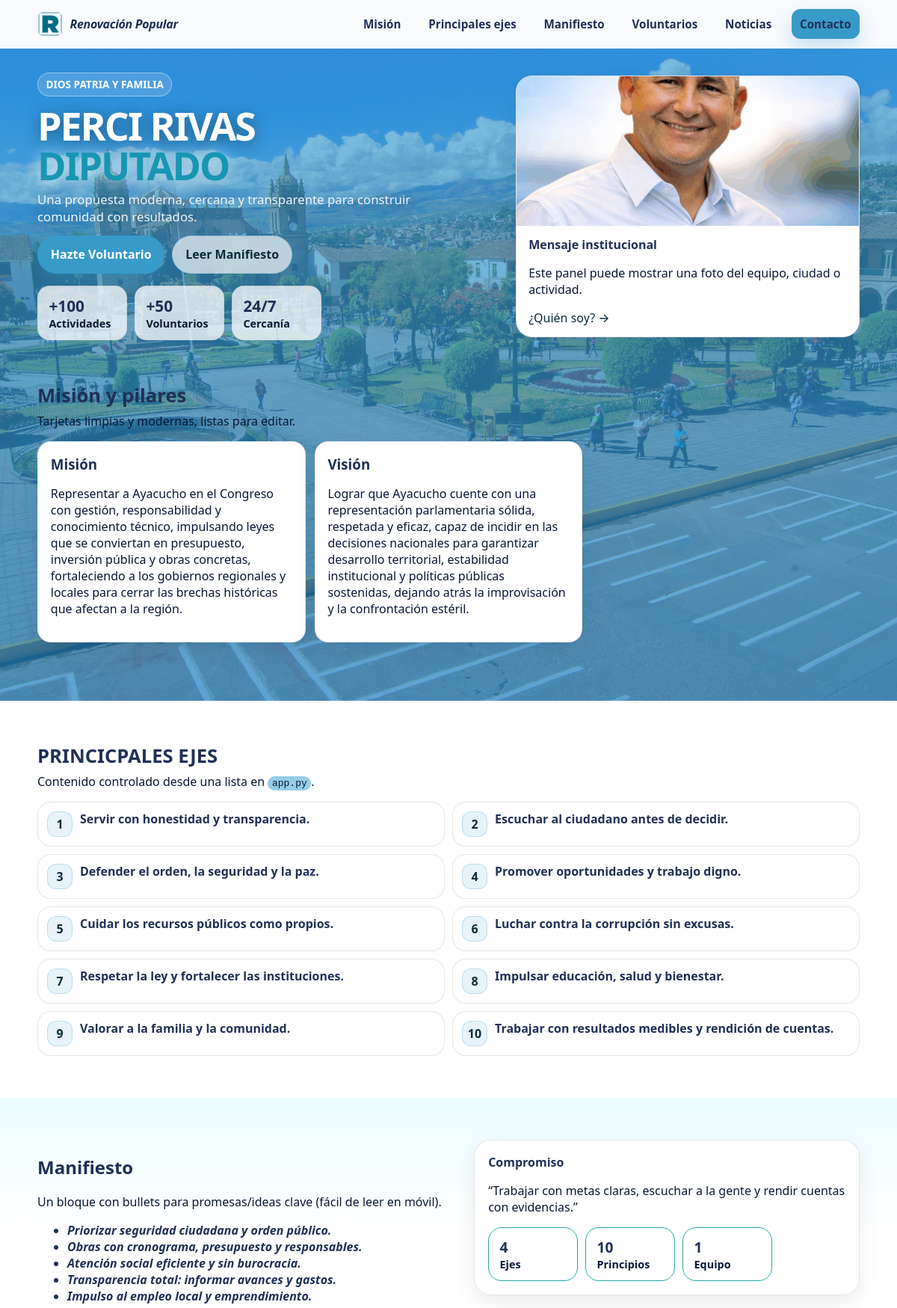
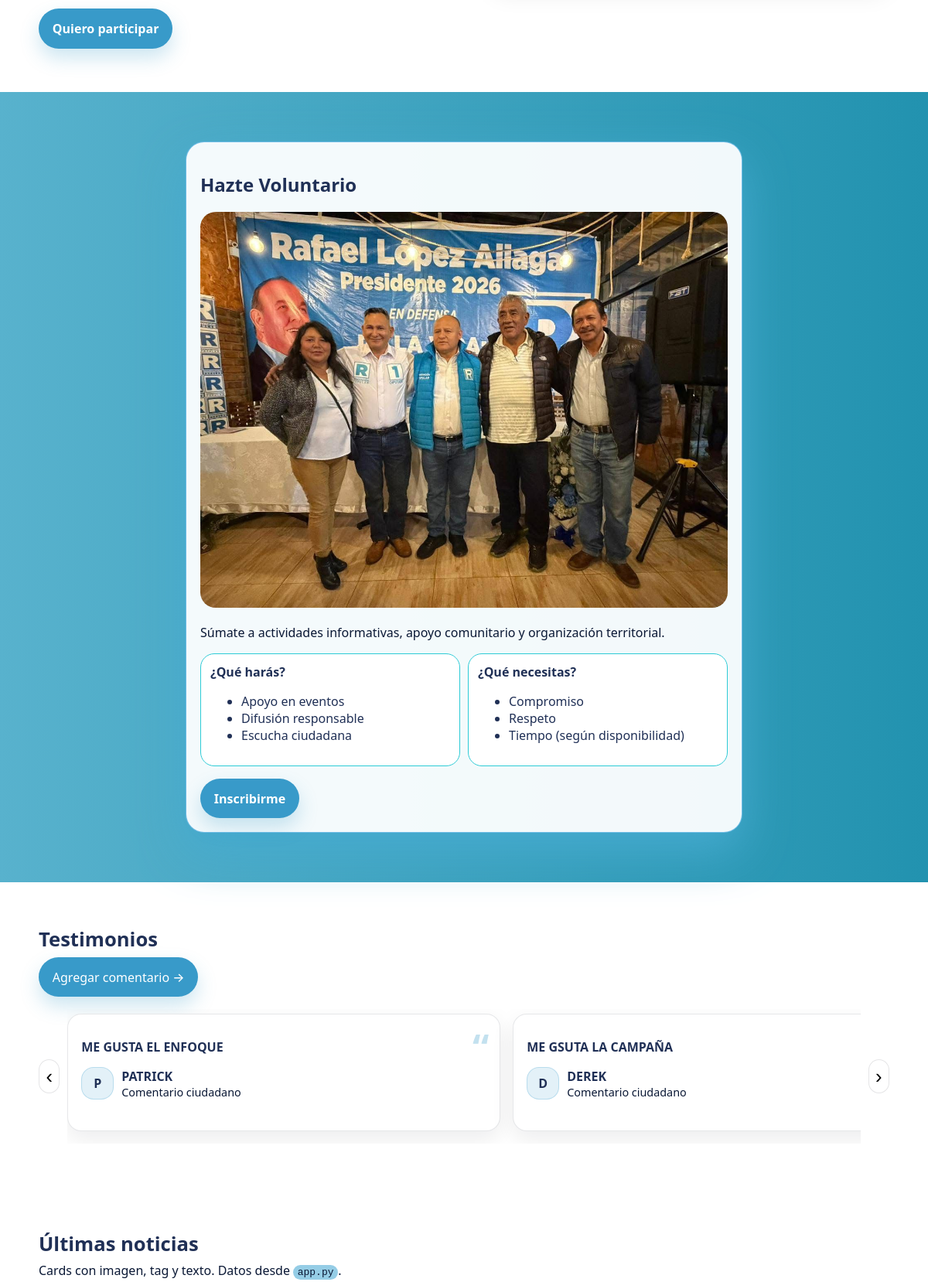
The page / (upper part) on the database its author committed (2 pictures, top to bottom).
### models.py (models this page shows)
class Comment(db.Model):
    id = db.Column(db.Integer, primary_key=True)
    nombre = db.Column(db.String(120), nullable=False)
    comentario = db.Column(db.Text, nullable=False)
    aprobado = db.Column(db.Boolean, default=True)  # por ahora true para que aparezcan
    created_at = db.Column(db.DateTime, default=datetime.utcnow)

### app.py (the view)
@app.route("/")
def index():
    noticias = News.query.order_by(News.id.desc()).all()
    comments = (
        Comment.query.filter_by(aprobado=True)
        .order_by(Comment.id.desc())
        .limit(10)
        .all()
    )
    noticias_payload = [
    {
        "id": n.id,
        "titulo": n.titulo,
        "fecha": n.fecha,
        "resumen": n.resumen,
        "imagen": n.imagen,
        "tag": n.tag,
        "media_type": getattr(n, "media_type", None),
        "media_path": getattr(n, "media_path", None),
        "media_url": getattr(n, "media_url", None),
    }
    for n in noticias
]
    comentarios_payload = [
        {
            "nombre": c.nombre,
            "comentario": c.comentario,
        }
        for c in comments
    ]
    return render_template(
        "index.html",
        testimonios=TESTIMONIOS,
        comentarios=comentarios_payload,
        noticias=noticias_payload,
        mandamientos=MANDAMIENTOS,
    )

### app.py (called while the page is built)
@app.after_request
def add_no_cache_headers(response):
    response.headers["Cache-Control"] = "no-store, no-cache, must-revalidate, max-age=0"
    response.headers["Pragma"] = "no-cache"
    response.headers["Expires"] = "0"
    return response

### templates/index.html (shortened to what this page needs)
{% extends "base.html" %}
{% block content %}
<section class="hero">
  <div class="container hero-grid">
    <div class="hero-copy">
      <div class="pill"> DIOS PATRIA Y FAMILIA</div>
      <h1 class="hero-title gotham-ultra">
        PERCI RIVAS<br>
        <span class="accent gotham-black">DIPUTADO</span>
      </h1>
      <p class="hero-subtitle">
        Una propuesta moderna, cercana y transparente para construir comunidad con resultados.
      </p>
      <div class="hero-actions">
        <a class="btn btn-primary" href="#voluntario">Hazte Voluntario</a>
        <a class="btn btn-ghost" href="#manifiesto">Leer Manifiesto</a>
      </div>
      <div class="hero-stats">
        <div class="stat">
          <div class="stat-num">+100</div>
          <div class="stat-label">Actividades</div>
        </div>
        <div class="stat">
          <div class="stat-num">+50</div>
          <div class="stat-label">Voluntarios</div>
        </div>
        <div class="stat">
          <div class="stat-num">24/7</div>
          <div class="stat-label">Cercanía</div>
        </div>
      </div>
    </div>
    <div class="hero-media">
      <div class="hero-card">
        <div class="hero-card-img" style="background-image:url('{{ url_for('static', filename='img/PERCI RIVAS.png') }}');"></div>
        <div class="hero-card-body">
          <div class="hero-card-title">Mensaje institucional</div>
          <p class="muted">Este panel puede mostrar una foto del equipo, ciudad o actividad.</p>
          <a class="link gotham-medium" href="{{ url_for('quien_soy') }}"> ¿Quién soy? → </a>
        </div>
      </div>
    </div>
  </div>
  <section class="section" id="mision">
  <div class="container">
    <div class="section-head">
      <h2>Misión y pilares</h2>
      <p class="muted">Tarjetas limpias y modernas, listas para editar.</p>
    </div>
    <div class="cards-grid">
      <article class="card">
        <h3>Misión</h3>
        <p class="muted">
          Representar a Ayacucho en el Congreso con gestión, responsabilidad y conocimiento técnico, impulsando leyes que se conviertan en presupuesto, inversión pública y obras concretas, fortaleciendo a los gobiernos regionales y locales para cerrar las brechas históricas que afectan a la región.
        </p>
      </article>
      <article class="card">
        <h3>Visión</h3>
        <p class="muted">
          Lograr que Ayacucho cuente con una representación parlamentaria sólida, respetada y eficaz, capaz de incidir en las decisiones nacionales para garantizar desarrollo territorial, estabilidad institucional y políticas públicas sostenidas, dejando atrás la improvisación y la confrontación estéril.
        </p>
      </article>
    </div>
  </div>
</section>
</section>
<section class="section" id="mandamientos">
  <div class="container">
    <div class="section-head">
      <h2>PRINCICPALES EJES</h2>
      <p class="muted">Contenido controlado desde una lista en <code>app.py</code>.</p>
    </div>
    <div class="list-grid">
      {% for item in mandamientos %}
      <div class="list-item">
        <div class="list-badge">{{ loop.index }}</div>
        <div class="list-text">{{ item }}</div>
      </div>
      {% endfor %}
    </div>
  </div>
</section>
<section class="section manifesto" id="manifiesto">
  <div class="container manifesto-grid">
    <div>
      <h2>Manifiesto</h2>
      <p class="muted">
        Un bloque con bullets para promesas/ideas clave (fácil de leer en móvil).
      </p>
      <ul class="gotham-ultra-italic">
        <li>Priorizar seguridad ciudadana y orden público.</li>
        <li>Obras con cronograma, presupuesto y responsables.</li>
        <li>Atención social eficiente y sin burocracia.</li>
        <li>Transparencia total: informar avances y gastos.</li>
        <li>Impulso al empleo local y emprendimiento.</li>
      </ul>
      <a class="btn btn-primary" href="#contacto">Quiero participar</a>
    </div>
    <div class="manifesto-panel">
      <div class="panel-title">Compromiso</div>
      <p class="muted">
        “Trabajar con metas claras, escuchar a la gente y rendir cuentas con evidencias.”
      </p>
      <div class="mini-kpis">
        <div class="mini-kpi">
          <div class="mini-kpi-num">4</div>
          <div class="mini-kpi-label">Ejes</div>
        </div>
        <div class="mini-kpi">
          <div class="mini-kpi-num">10</div>
          <div class="mini-kpi-label">Principios</div>
        </div>
        <div class="mini-kpi">
          <div class="mini-kpi-num">1</div>
          <div class="mini-kpi-label">Equipo</div>
        </div>
      </div>
    </div>
  </div>
</section>
<section class="volunteer" id="voluntario" style="background-image:url('{{ url_for('static', filename='img/volunteer-bg.jpg') }}');">
  <div class="container volunteer-grid">
    <div class="volunteer-panel">
      <h2>Hazte Voluntario</h2>
      <div class="volunteer-image">
        <img src="{{ url_for('static', filename='img/voluntarios.jpeg') }}" alt="Voluntarios">
      </div>
      <p class="muted">
        Súmate a actividades informativas, apoyo comunitario y organización territorial.
      </p>
      <div class="two-col">
        <div class="mini-card">
          <div class="mini-title">¿Qué harás?</div>
          <ul class="Gotham-Medium">
            <li>Apoyo en eventos</li>
            <li>Difusión responsable</li>
            <li>Escucha ciudadana</li>
          </ul>
        </div>
        <div class="mini-card">
          <div class="mini-title">¿Qué necesitas?</div>
          <ul class="Gotham-Medium">
            <li>Compromiso</li>
            <li>Respeto</li>
            <li>Tiempo (según disponibilidad)</li>
          </ul>
        </div>
      </div>
      <a class="btn btn-primary" href="#contacto">Inscribirme</a>
    </div>
  </div>
</section>
<section class="section" id="testimonios">
  <div class="container">
    <div class="section-head">
      <h2>Testimonios</h2>
      <a class="btn btn-primary gotham-medium"
   href="{{ url_for('comentarios') }}">
  Agregar comentario →
</a>
    </div>
    <div class="carousel" data-carousel>
  <button class="carousel-btn" data-prev>‹</button>
  <div class="carousel-track" data-track>
      {% for c in comentarios %}
      <article class="testimonial card">
        <div class="quote">“</div>
        <p class="testimonial-text">{{ c.comentario }}</p>
        <div class="testimonial-meta">
          <div class="avatar">{{ c.nombre[:1] }}</div>
          <div>
            <div class="name">{{ c.nombre }}</div>
            <div class="muted small">Comentario ciudadano</div>
          </div>
        </div>
      </article>
      {% endfor %}
       </div>
  <button class="carousel-btn" data-next>›</button>
</div>
</section>
<section class="section" id="noticias">
  <div class="container">
    <div class="section-head">
      <h2>Últimas noticias</h2>
      <p class="muted">Cards con imagen, tag y texto. Datos desde <code>app.py</code>.</p>
    </div>
  </div>
</section>
{% endblock %}

### templates/base.html (shortened to what this page needs)
<!doctype html>
<html lang="es">
<head>
  <link rel="stylesheet" href="{{ url_for('static', filename='css/styles.css') }}">
</head>
<body class="{{ body_class }} {% if request.path.startswith('/admin') %}is-admin{% endif %}">
  <header class="site-header">
    <div class="container header-row">
      <a class="brand" href="#top" aria-label="Ir al inicio">
        <img
          class="brand-logo"
          src="{{ url_for('static', filename='img/LOGO_RENOVACIÓN.png') }}"
          alt="Logo Renovación Popular"
        >
        <span class="brand-text gotham-ultra-italic">Renovación Popular</span>
      </a>
      <nav class="nav-desktop" aria-label="Navegación principal">
        <a class="gotham-medium" href="#mision">Misión</a>
        <a class="gotham-medium" href="#mandamientos">Principales ejes</a>
        <a class="gotham-medium" href="#manifiesto">Manifiesto</a>
        <a class="gotham-medium" href="#voluntario">Voluntarios</a>
        <a class="gotham-medium" href="#noticias">Noticias</a>
        <a class="btn btn-primary gotham-medium" href="#contacto">Contacto</a>
      </nav>
    </div>
  </header>
  <main id="top">
    {% block content %}{% endblock %}
  </main>
</body>
</html>

### rows shown on the page
Comment: comentario "ME GUSTA EL ENFOQUE", nombre "P", nombre "PATRICK"
Comment: comentario "ME GSUTA LA CAMPAÑA", nombre "D", nombre "DEREK"

### other values the page prints
{{ item }} "Servir con honestidad y transparencia." "Escuchar al ciudadano antes de decidir." "Defender el orden, la seguridad y la paz." "Promover oportunidades y trabajo digno." "Cuidar los recursos públicos como propios." "Luchar contra la corrupción sin excusas." "Respetar la ley y fortalecer las instituciones." "Impulsar educación, salud y bienestar." "Valorar a la familia y la comunidad." "Trabajar con resultados medibles y rendición de cuentas."
